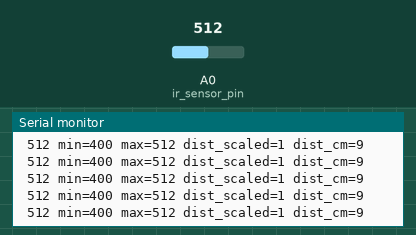
Recording of a sketch running on a simulated Arduino Uno, built with avr-gcc and run on an emulated ATmega328P. Shown: the last lines printed to the serial monitor. The test bench sets the inputs (shaded band); at power-on: A0 (ir_sensor_pin) = 512.

Above: at 1.2 s.
1.3 s: A0 (ir_sensor_pin) set to 496
At 1.33 s:
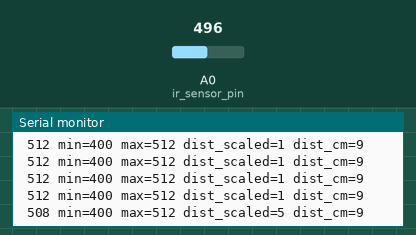
5.8 s: A0 (ir_sensor_pin) set to 107
At 5.82 s:
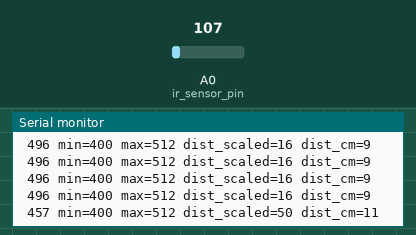
8.8 s: A0 (ir_sensor_pin) set to 95
At 8.89 s:
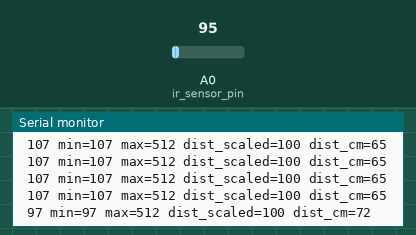
Timing chart, 0 to 11.8 s (numbered marks = the images above; inputs shaded):
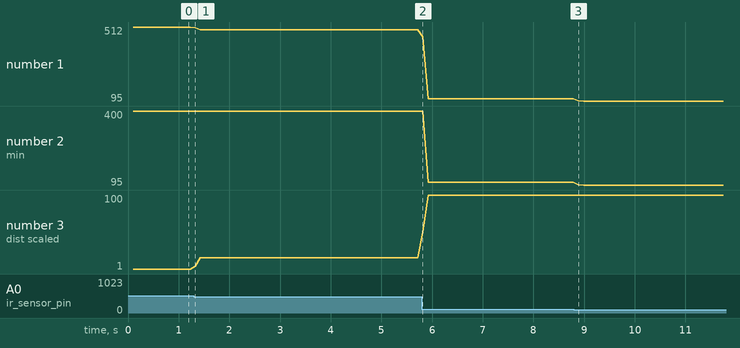

Measured:
- after the input at 1.3 s, the serial monitor: prints a new line at once (image 1)
- after the input at 5.8 s, the serial monitor: prints a new line at once (image 2)
- after the input at 8.8 s, the serial monitor: prints a new line after 0.09 s (image 3)
- plotted number 1: 512 → 496 after the input at 1.3 s, 496 → 107 after the input at 5.8 s, 107 → 95 after the input at 8.8 s
- plotted number 2: 400 → 107 after the input at 5.8 s, 107 → 95 after the input at 8.8 s
- plotted number 3: 1 → 16 after the input at 1.3 s, 16 → 100 after the input at 5.8 s

The sketch:

IR-distance-sensor-v1.ino
```cpp
#define ir_sensor_pin A0

int sensor_value;
// pick typical mid sensor range values
int min_sensor_value = 400;
int max_sensor_value = 500;
int dist_scaled;
int dist_cm;
int readpin=A0;
void setup() {
    pinMode(ir_sensor_pin,INPUT);
    Serial.begin(9600);
}

void loop() {
    // sensor_value=analogRead(ir_sensor_pin);

    // get 10 readings and average them
    sensor_value=average_n_sensor_values(10);
    if (sensor_value < min_sensor_value) min_sensor_value = sensor_value;
    if (sensor_value > max_sensor_value) max_sensor_value = sensor_value;

    Serial.print(" ");
    Serial.print(sensor_value);
    Serial.print(" min=");
    Serial.print(min_sensor_value);
    Serial.print(" max=");
    Serial.print(max_sensor_value);
    dist_scaled = map(sensor_value, min_sensor_value, max_sensor_value, 100, 1);
    dist_cm=(6762/(sensor_value-9))-4;
    Serial.print(" dist_scaled=");
    Serial.print(dist_scaled);
    Serial.print(" dist_cm=");
    Serial.println(dist_cm);
}

int average_n_sensor_values(int n) {
int total=0;
  for (int i=0; i<n; i++) {
    total += analogRead(ir_sensor_pin);
    delay(10);
  }
  return (int) total / n;
}
```
